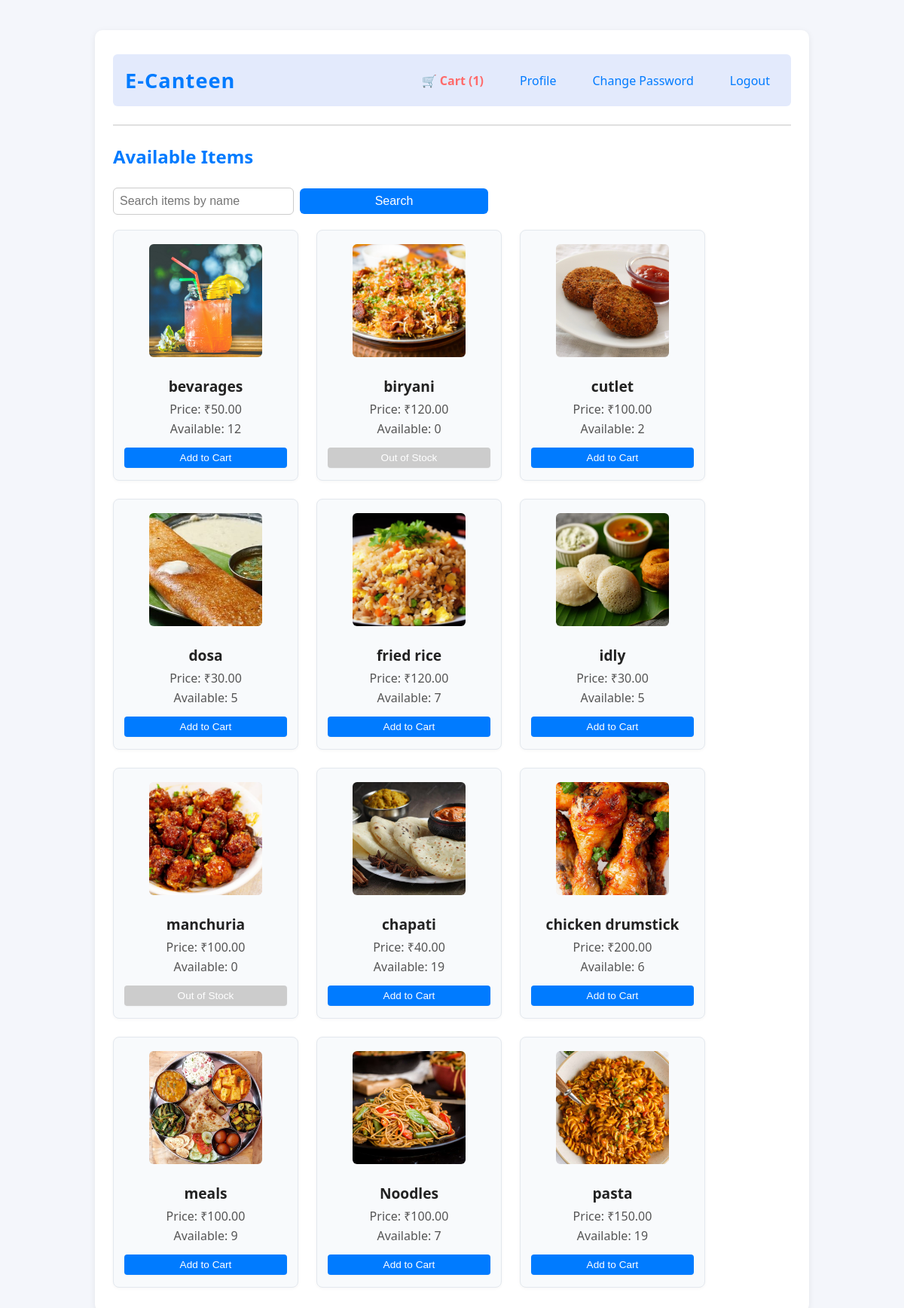
/user/menu/ (signed in), run on the app's committed database.
### user/models.py (models this page shows, shortened)
class Menu(models.Model):
    item_name = models.CharField(max_length=100)
    photo = models.ImageField(upload_to='menu_photos/')
    price = models.DecimalField(max_digits=6, decimal_places=2)
    quantity = models.IntegerField()

### user/views.py (the view)
# urls.py: path('menu/', views.menu_page, name='menu_page'),
def menu_page(request):
    user_id = request.session.get('user_id')
    if not user_id:
        return redirect('user_login')
    query = request.GET.get('q', '').strip()
    if query:
        menu_items = Menu.objects.filter(item_name__icontains=query)
    else:
        menu_items = Menu.objects.all()
    cart_items = Cart.objects.filter(user_id=user_id)
    user = Users.objects.get(id=user_id)
    total_amount = sum(item.item.price * item.quantity for item in cart_items)
    context = {
        'menu_items': menu_items,
        'cart_items': cart_items,
        'total_amount': total_amount,
        'user': user
    }
    return render(request, 'user/menu.html', context)

### templates/user/menu.html (shortened to what this page needs)
{% extends 'base.html' %}
{% block navbar %}
<div class="navbar" style="display: flex; flex-direction: row; align-items: center; justify-content: space-between; gap: 24px; margin-bottom: 24px;">
    <div style="font-size: 1.7rem; font-weight: bold; color: #007bff; letter-spacing: 1px;">E-Canteen</div>
    <div style="display: flex; gap: 24px;">
        <a href="{% url 'cart_page' %}" style="font-weight: bold; color: #ff6b6b;">🛒 Cart ({{ cart_items.count }})</a>
        <a href="{% url 'user_profile' %}">Profile</a>
        <a href="{% url 'change_password' %}">Change Password</a>
        <a href="{% url 'user_logout' %}">Logout</a>
    </div>
</div>
{% endblock %}
{% block content %}
<div>
    <hr>
    <h2>Available Items</h2>
    <form method="get" action="" style="margin-bottom:16px; display:flex; gap:8px; align-items:center;">
        <input type="text" name="q" placeholder="Search items by name" value="{{ request.GET.q }}" style="padding:8px; border-radius:6px; border:1px solid #ccc; width:240px;">
        <button type="submit" style="padding:8px 12px; border-radius:6px; background:#007bff; color:#fff; border:none;">Search</button>
    </form>
    <div class="menu-container">
            {% for item in menu_items %}
                <div class="menu-item">
                    <img src="{{ item.photo.url }}" alt="{{ item.item_name }}" width="150" height="150">
                    <h3>{{ item.item_name }}</h3>
                    <p>Price: ₹{{ item.price }}</p>
                    <p>Available: {{ item.quantity }}</p>
                    {% if item.quantity > 0 %}
                        <form method="post" action="{% url 'add_to_cart' item.id %}">
                            <button  type="submit" class="menu-item button">Add to Cart</button>
                        </form>
                    {% else %}
                        <button type="button" disabled style="background: #ccc; color: #fff; cursor: not-allowed;" class="menu-item button">Out of Stock</button>
                    {% endif %}
                </div>
            {% empty %}
                <p>No items available.</p>
            {% endfor %}
        </div>
</div>
{% endblock %}

### static/css/styles.css (style rules this page uses)
body { background: #f4f6fb; font-family: 'Segoe UI', Arial, sans-serif; color: #222; margin: 0; padding: 0; }
h1, h2, h3 { color: #007bff; margin-top: 0; }
hr { border: none; border-top: 2px solid #e0e0e0; margin: 24px 0; }
.menu-container { display: flex; flex-wrap: wrap; gap: 24px; justify-content: flex-start; margin-top: 20px; }
.menu-item { background: #f8fafc; border-radius: 8px; box-shadow: 0 1px 4px rgba(0,0,0,0.04); padding: 18px 12px 16px 12px; width: 220px; text-align: center; transition: box-shadow 0.2s, transform 0.2s; border: 1px solid #e3e8ee; }
.menu-item img { border-radius: 6px; margin-bottom: 10px; width: 150px; height: 150px; object-fit: cover; background: #e9ecef; }
.menu-item h3 { font-size: 1.2rem; margin: 10px 0 6px 0; color: #222; }
.menu-item p { margin: 4px 0; color: #555; font-size: 1rem; }
.menu-item button { background: #007bff; color: #fff; border: none; border-radius: 4px; padding: 6px 10px; margin-top: 10px; cursor: pointer; font-size: 0.85rem; transition: background 0.2s; box-shadow: 0 1px 2px rgba(0,0,0,0.04); width: calc(100% - 4px); box-sizing: border-box; }
.menu-item form { margin: 0; padding: 0; }
.navbar { background: #e3eafc; padding: 1rem; border-radius: 6px; margin-bottom: 1.5rem; }
.navbar a { color: #007bff; text-decoration: none; margin: 0 12px; font-weight: 500; }
input, button, select, textarea { padding: 10px; margin-top: 5px; width: 250px; border-radius: 4px; border: 1px solid #ccc; font-size: 1rem; box-sizing: border-box; }
button { background: #007bff; color: #fff; border: none; cursor: pointer; transition: background 0.2s; }
a { text-decoration: none; color: #007bff; font-weight: 500; transition: color 0.2s; }

### data on the page
Menu: photo (picture), item_name "bevarages", price "50.00", quantity "12", shows "Add to Cart"
Menu: photo (picture), item_name "biryani", price "120.00", quantity "0", shows "Out of Stock"
Menu: photo (picture), item_name "cutlet", price "100.00", quantity "2", shows "Add to Cart"
Menu: photo (picture), item_name "dosa", price "30.00", quantity "5", shows "Add to Cart"
Menu: photo (picture), item_name "fried rice", price "120.00", quantity "7", shows "Add to Cart"
Menu: photo (picture), item_name "idly", price "30.00", quantity "5", shows "Add to Cart"
Menu: photo (picture), item_name "manchuria", price "100.00", quantity "0", shows "Out of Stock"
Menu: photo (picture), item_name "chapati", price "40.00", quantity "19", shows "Add to Cart"
Menu: photo (picture), item_name "chicken drumstick", price "200.00", quantity "6", shows "Add to Cart"
Menu: photo (picture), item_name "meals", price "100.00", quantity "9", shows "Add to Cart"
Menu: photo (picture), item_name "Noodles", price "100.00", quantity "7", shows "Add to Cart"
Menu: photo (picture), item_name "pasta", price "150.00", quantity "19", shows "Add to Cart"

### other printed values
{{ cart_items.count }} "1"
